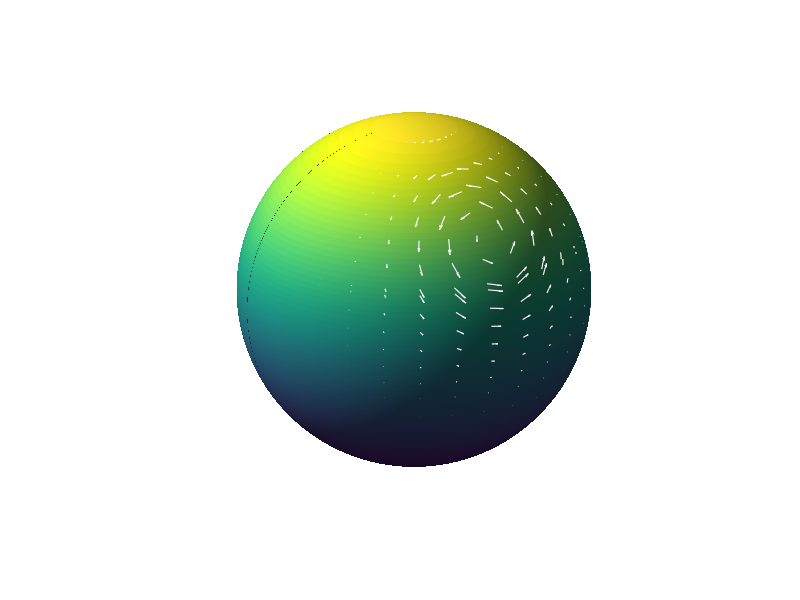

Source code (MATLAB): (Note: this script raises an error after producing the figure.)
function shallow_water_cyclone_demo_with_diagnostics()
    % SHALLOW_WATER_CYCLONE_DEMO_WITH_DIAGNOSTICS
    % This code solves a shallow-water "cyclone" system on a sphere, with
    % diagnostics for total mass, energy, potential enstrophy, angular momentum,
    % and maximum wind speed. It can run in validation mode (forcing disabled)
    % or study mode (forcing enabled) to explore cyclone evolution under different forcing.
    
    clc; clear;

    %% USER OPTIONS: Choose study mode and forcing parameters
    % Set study_mode = true to run the full forcing simulation and vary parameters.
    study_mode = true;  
    % In study mode, forcing is enabled and validation mode is disabled.
    params.validation_mode = ~study_mode;  
    % For sensitivity analysis, you can modify these parameters:
    params.gamma       = 1;    % friction coefficient
    params.relax_rate  = 1;    % height relaxation rate
    params.Q_amp       = 1;   % solar heating amplitude
    params.h0          = 1;        % background fluid depth

    %% === 1) Load Earth Globe (for display) ===
    [globe, lat_rad, lon_rad, x, y, z] = interactive_globe();

    %% === 2) Basic Parameters ===
    R        = 1;         % example Earth radius
    g        = 9.81;        % gravitational acceleration (m/s^2)
    Omega    = 7.2921e-5;   % Earth's rotation rate (s^-1)
    lat_res  = 2;           % grid resolution (degrees)
    lon_res  = 2;           % grid resolution (degrees)
    dLat     = deg2rad(lat_res);
    dLon     = deg2rad(lon_res);

    % Time parameters
    dt       = 0.0001;    % time step (nondimensional)
    nSteps   = 50000;        % number of simulation steps (make smaller for quick tests)
    skipFrame = 1;           % update display every few steps

    % Define the simulation grid
    latVec = deg2rad(-90 : lat_res : 90);
    lonVec = deg2rad(0   : lon_res : 360 - lon_res);
    [LAM, PHI] = meshgrid(lonVec, latVec);

    nLat = size(PHI,1);
    nLon = size(PHI,2);

    % Precompute trigonometric factors
    cosPHI = cos(PHI);
    sinPHI = sin(PHI);
    tanPHI = tan(PHI);

    %% === 3) Topography (Gaussian "mountain") ===
    lat0 = deg2rad(30);
    lon0 = deg2rad(90);
    b = 0.1 * exp(-((PHI - lat0).^2 + (LAM - lon0).^2) / 0.1);
    
    % In validation mode, turn off topography: 
    if params.validation_mode
        b = zeros(size(b));  % Turn off topography so that only the initial conditions remain.
    end

    %% === 4) Balanced Cyclone Initial Conditions ===
    h0 = params.h0;  % use background depth from params
    delta_h = 0.05;           % maximum depression at cyclone center
    sigma   = 0.3;            % radial scale of the depression
    lat_c   = deg2rad(35);    % cyclone center latitude
    lon_c   = deg2rad(100);   % cyclone center longitude

    [u, v, h] = balanced_cyclone_initial_condition(PHI, LAM, h0, delta_h, sigma, lat_c, lon_c, Omega, g);  

    %% === 5) Coriolis Parameter ===
    % Amplify slightly for visualization
    f = 2 * Omega * sinPHI * 3000;

    %% === 6) Derivative Operators ===
    d_dlambda = @(A) (circshift(A, [0, -1]) - circshift(A, [0, 1])) ./ (2 * dLon);
    d_dphi    = @(A) (circshift(A, [-1, 0]) - circshift(A, [1, 0])) ./ (2 * dLat);

    %% === 7) Quiver3 Setup for Display ===
    [coarseLon, coarseLat] = meshgrid(lonVec, latVec);
    x_coarse = R * cos(coarseLat) .* cos(coarseLon);
    y_coarse = R * cos(coarseLat) .* sin(coarseLon);
    z_coarse = R * sin(coarseLat);

    figure(gcf);
    hold on;

    step_equator = 3;
    step_midlat  = 4;
    step_poles   = 8;

    eq_indices = find(abs(PHI(:,1)) < deg2rad(20));
    midlat_indices = find(abs(PHI(:,1)) >= deg2rad(20) & abs(PHI(:,1)) < deg2rad(60));
    pole_indices   = find(abs(PHI(:,1)) >= deg2rad(60));

    r_indices = sort([eq_indices(1:step_equator:end); 
                     midlat_indices(1:step_midlat:end);
                     pole_indices(1:step_poles:end)]);
    c_indices = 1:6:nLon;

    px = x_coarse(r_indices, c_indices);
    py = y_coarse(r_indices, c_indices);
    pz = z_coarse(r_indices, c_indices);

    px_orig = px;
    py_orig = py;
    pz_orig = pz;

    [wx, wy, wz] = velocity_sphere_to_cart(u, v, PHI, LAM);
    uq = wx(r_indices, c_indices);
    vq = wy(r_indices, c_indices);
    wq = wz(r_indices, c_indices);

    h_arrows = quiver3(px, py, pz, uq, vq, wq, 0.7, 'w', 'LineWidth', 0.8);

    %% === 8) Model Constants ===
    % Use parameters from the params structure:
    if params.validation_mode
        gamma      = 0;    % no friction
        relax_rate = 0;    % no height relaxation
    else
        gamma      = params.gamma;
        relax_rate = params.relax_rate;
    end

    % For arrow smoothing (display only)
    prev_uq = uq; 
    prev_vq = vq; 
    prev_wq = wq;
    smooth_factor = 0.85;

    %% Storage for Diagnostics
    % We'll store total mass, total energy, enstrophy, momentum, and max wind speed each step.
    diag_mass      = zeros(nSteps, 1);
    diag_energy    = zeros(nSteps, 1);
    diag_enstrophy = zeros(nSteps, 1);
    diag_momentum  = zeros(nSteps, 1);
    diag_max_speed = zeros(nSteps, 1);  

    % Start timer
    tStart = tic;

    %% === 9) Main Simulation Loop ===
    for it = 1:nSteps
        % Geopotential
        Phi_field = g * (h + b);

        % Momentum eq terms
        gradPhi_lambda = d_dlambda(Phi_field);
        gradPhi_phi    = d_dphi(Phi_field);
        
        % Damping factor (validation mode vs study mode)
        if params.validation_mode
            damp_factor = 1.0;
        else
            damp_factor = 0.8;
        end
        gradPhi_lambda = damp_factor * gradPhi_lambda;
        gradPhi_phi    = damp_factor * gradPhi_phi;

        adv_u = u .* d_dlambda(u) ./ (R * cosPHI) + v .* d_dphi(u) ./ R;
        adv_v = u .* d_dlambda(v) ./ (R * cosPHI) + v .* d_dphi(v) ./ R;

        geo_u =  u .* v .* tanPHI ./ R;
        geo_v = -u.^2 .* tanPHI ./ R;

        dudt = -adv_u - (1./(R*cosPHI)) .* gradPhi_lambda + f .* v - geo_u;
        dvdt = -adv_v - (1./R)          .* gradPhi_phi    - f .* u - geo_v;

        % Apply friction (disabled in validation mode)
        dudt = dudt - gamma .* u;
        dvdt = dvdt - gamma .* v;

        % Forcing: solar heating
        solar_speed = 2*pi / 5000;
        solar_lon   = mod(solar_speed * it, 2*pi);
        solar_lat   = deg2rad(10) * cos(2*pi*it / 20000);
        if params.validation_mode
            Q_forcing = 0;
        else
            Q_forcing = params.Q_amp * exp(-(((PHI - solar_lat).^2)/deg2rad(15)^2 + ((LAM - solar_lon).^2)/deg2rad(15)^2));
        end

        % Symplectic Euler update for momentum
        u_new = u + dt .* dudt;
        v_new = v + dt .* dvdt;

        % Velocity clamp (numerical stabilization)
        max_speed = 0.2;
        speed = sqrt(u_new.^2 + v_new.^2);
        too_fast = speed > max_speed;
        if any(too_fast(:))
            scale_factor = max_speed ./ speed;
            u_new(too_fast) = u_new(too_fast) .* scale_factor(too_fast);
            v_new(too_fast) = v_new(too_fast) .* scale_factor(too_fast);
        end

        % Continuity (height) update
        flux_lambda_new = h .* u_new .* cosPHI;
        flux_phi_new    = h .* v_new;
        dhdt_new = -(1./(R*cosPHI)) .* d_dlambda(flux_lambda_new) - (1./R) .* d_dphi(flux_phi_new);
        dhdt_new = dhdt_new + Q_forcing - relax_rate .* (h - h0);
        h_new = h + dt .* dhdt_new;

        % Smoothing (applied only if NOT in validation mode)
        if ~params.validation_mode
            polar_filter = abs(PHI) > deg2rad(60);
            if any(polar_filter(:))
                h_smooth = smoothdata(h_new, 'gaussian', 5);
                u_smooth = smoothdata(u_new, 'gaussian', 5);
                v_smooth = smoothdata(v_new, 'gaussian', 5);
                h_new(polar_filter) = h_smooth(polar_filter);
                u_new(polar_filter) = u_smooth(polar_filter);
                v_new(polar_filter) = v_smooth(polar_filter);
            end

            midlat_filter = abs(PHI) > deg2rad(30) & abs(PHI) <= deg2rad(60);
            if any(midlat_filter(:))
                h_smooth = smoothdata(h_new, 'gaussian', 3);
                u_smooth = smoothdata(u_new, 'gaussian', 3);
                v_smooth = smoothdata(v_new, 'gaussian', 3);
                blend = 0.2;
                h_new(midlat_filter) = blend * h_smooth(midlat_filter) + (1 - blend) * h_new(midlat_filter);
                u_new(midlat_filter) = blend * u_smooth(midlat_filter) + (1 - blend) * u_new(midlat_filter);
                v_new(midlat_filter) = blend * v_smooth(midlat_filter) + (1 - blend) * v_new(midlat_filter);
            end
        end

        % Update fields
        h = h_new;
        u = u_new;
        v = v_new;

        %% === DIAGNOSTICS ===
        diag_mass(it)      = compute_total_mass(h, PHI, dLat, dLon);
        diag_energy(it)    = compute_total_energy(h, u, v, g, PHI, dLat, dLon, b);
        diag_enstrophy(it) = compute_potential_enstrophy(h, u, v, f, PHI, dLat, dLon);
        diag_momentum(it)  = compute_angular_momentum(h, u, v, PHI, LAM, dLat, dLon);
        diag_max_speed(it) = max(sqrt(u.^2 + v.^2), [], 'all');  % Maximum wind speed

        %% === Update Quiver Arrows for Display ===
        [wx, wy, wz] = velocity_sphere_to_cart(u, v, PHI, LAM);
        uq = wx(r_indices, c_indices);
        vq = wy(r_indices, c_indices);
        wq = wz(r_indices, c_indices);

        % Display arrow smoothing (purely cosmetic)
        smooth_uq = smooth_factor * prev_uq + (1 - smooth_factor) * uq;
        smooth_vq = smooth_factor * prev_vq + (1 - smooth_factor) * vq;
        smooth_wq = smooth_factor * prev_wq + (1 - smooth_factor) * wq;
        prev_uq = smooth_uq;
        prev_vq = smooth_vq;
        prev_wq = smooth_wq;

        move_factor = 0.0001;
        px = px + move_factor * smooth_uq;
        py = py + move_factor * smooth_vq;
        pz = pz + move_factor * smooth_wq;

        % Project back on sphere
        mag = sqrt(px.^2 + py.^2 + pz.^2);
        px = px ./ mag;
        py = py ./ mag;
        pz = pz ./ mag;

        % Reset arrows that wander too far
        reset_dist = 0.4;
        for idx = 1:numel(px)
            dist_arrow = sqrt((px(idx) - px_orig(idx))^2 + (py(idx) - py_orig(idx))^2 + (pz(idx) - pz_orig(idx))^2);
            if dist_arrow > reset_dist
                px(idx) = px_orig(idx);
                py(idx) = py_orig(idx);
                pz(idx) = pz_orig(idx);
            end
        end

        % Periodic partial reset of arrows (for display)
        if mod(it, 200) == 0
            reset_percent = 0.03;
            num_to_reset = ceil(numel(px) * reset_percent);
            reset_indices = randperm(numel(px), num_to_reset);
            for idx = reset_indices
                px(idx) = px_orig(idx);
                py(idx) = py_orig(idx);
                pz(idx) = pz_orig(idx);
            end
        end

        
        if mod(it, skipFrame) == 0
            scale = 0.7;
            set(h_arrows, 'XData', px, 'YData', py, 'ZData', pz, ...
                'UData', scale * smooth_uq, 'VData', scale * smooth_vq, 'WData', scale * smooth_wq);

            sim_time = it * dt * 3600;
            real_time = toc(tStart);
            hrs_per_sec = sim_time / real_time;
            title(sprintf('Shallow-Water Cyclone Demo'), ...
                  'Color', 'w', 'FontSize', 14);
            drawnow limitrate;
            
            


        end
    end

    %% === AFTER SIM: Plot Diagnostics ===
    figure('Color','w');
    times = (1:nSteps) * dt;  % "model time" in nondim

    subplot(3,2,1);
    plot(times, diag_mass, 'LineWidth', 1.5);
    xlabel('Time (nondim)'); ylabel('Total Mass');
    title('Total Mass vs. Time');
    grid on;

    subplot(3,2,2);
    plot(times, diag_energy, 'LineWidth', 1.5);
    xlabel('Time (nondim)'); ylabel('Total Energy');
    title('Total Energy vs. Time');
    grid on;

    subplot(3,2,3);
    plot(times, diag_enstrophy, 'LineWidth', 1.5);
    xlabel('Time (nondim)'); ylabel('Potential Enstrophy');
    title('Potential Enstrophy vs. Time');
    grid on;

    subplot(3,2,4);
    plot(times, diag_momentum, 'LineWidth', 1.5);
    xlabel('Time (nondim)'); ylabel('Angular Momentum (approx)');
    title('Angular Momentum vs. Time');
    grid on;

    subplot(3,2,5);
    plot(times, diag_max_speed, 'LineWidth', 1.5);
    xlabel('Time (nondim)'); ylabel('Max Wind Speed');
    title('Max Wind Speed vs. Time');
    grid on;

    sgtitle('Diagnostics: Mass, Energy, Enstrophy, Momentum, and Max Wind Speed','FontSize',14);
end

%% ===================================================================== %%
function M = compute_total_mass(h, PHI, dLat, dLon)
    cosPHI = cos(PHI);
    area_elem = dLat * dLon; 
    M = sum(sum(h .* cosPHI)) * area_elem;
end

function E = compute_total_energy(h, u, v, g, PHI, dLat, dLon, b)
    cosPHI = cos(PHI);
    area_elem = dLat * dLon;
    KE = 0.5 * h .* (u.^2 + v.^2);
    PE = g * h .* (b + 0.5 * h);
    density = KE + PE;
    E = sum(sum(density .* cosPHI)) * area_elem;
end

function Z = compute_potential_enstrophy(h, u, v, f, PHI, dLat, dLon)
    R = 1;  % nondimensional
    dv_dlambda = (circshift(v, [0, -1]) - circshift(v, [0, 1])) ./ (2 * dLon);
    ucos = u .* cos(PHI);
    ducos_dphi = (circshift(ucos, [-1, 0]) - circshift(ucos, [1, 0])) ./ (2 * dLat);
    zeta = (1 ./ (R .* cos(PHI))) .* dv_dlambda - (1 ./ (R * cos(PHI))) .* ducos_dphi;
    q = (zeta + f) ./ h;
    ps_density = q.^2 .* h;
    cosPHI_ = cos(PHI);
    area_elem = dLat * dLon;
    Z = sum(sum(ps_density .* cosPHI_)) * area_elem;
end

function L = compute_angular_momentum(h, u, v, PHI, LAM, dLat, dLon)
    x = cos(PHI) .* cos(LAM);
    y = cos(PHI) .* sin(LAM);
    momZ = x .* v - y .* u;
    integrand = h .* momZ;
    cosPHI_ = cos(PHI);
    area_elem = dLat * dLon;
    L = sum(sum(integrand .* cosPHI_)) * area_elem;
end

%% ===================================================================== %%
function [u, v, h] = balanced_cyclone_initial_condition(PHI, LAM, h0, delta_h, sigma, lat_c, lon_c, Omega, g)
    f_c = 2 * Omega * sin(lat_c);  
    [nLat, nLon] = size(PHI);
    u = zeros(nLat, nLon);
    v = zeros(nLat, nLon);
    h = zeros(nLat, nLon);
    for i = 1:nLat
        for j = 1:nLon
            dlat = PHI(i,j) - lat_c;
            dlon = LAM(i,j) - lon_c;
            dlon = mod(dlon + pi, 2*pi) - pi;
            r = sqrt(dlat^2 + dlon^2);
            h(i,j) = h0 - delta_h * exp(-(r/sigma)^2);
            if r < 1e-6
                u(i,j) = 0; 
                v(i,j) = 0;
            else
                dhdr = (2 * delta_h / sigma^2) * r * exp(-(r/sigma)^2);
                V = (-f_c * r + sqrt((f_c * r)^2 + 4 * g * r * dhdr)) / 2;
                u(i,j) = -V * (dlat / r);
                v(i,j) =  V * (dlon / r);
            end
        end
    end
end

%% ===================================================================== %%
function [globe, lat_rad, lon_rad, x, y, z] = interactive_globe(texture_path)
    lat_res = 0.3;
    lon_res = 0.3;
    lat = -90:lat_res:90;
    lon = 0:lon_res:360 - lon_res;
    [lon_rad, lat_rad] = meshgrid(deg2rad(lon), deg2rad(lat));
    R = 1;
    x = R * cos(lat_rad) .* cos(lon_rad);
    y = R * cos(lat_rad) .* sin(lon_rad);
    z = R * sin(lat_rad);
    if nargin < 1 || isempty(texture_path)
        texture_path = 'C:\\Users\\nisha\\OneDrive\\Desktop\\matlab\\intro_to_comp_sim\\Simulating Mid-Latitude Cyclones with the Shallow Water Model\\textures\\earth_reg_10k.jpg';
    end
    try
        earth_img = imread(texture_path);
        if size(earth_img, 3) == 1
            earth_img = repmat(earth_img, 1, 1, 3);
        end
        earth_img = imresize(earth_img, [length(lat), length(lon)]);
        figure('Color', 'k');
        globe = surf(x, y, z, flipud(earth_img), 'EdgeColor', 'none', 'FaceColor', 'texturemap');
    catch
        figure('Color', 'k');
        globe = surf(x, y, z, 'EdgeColor', 'none', 'FaceColor', [0.3, 0.5, 0.9]);
    end
    shading interp;
    axis equal off;
    light('Position', [1 0 1], 'Style', 'infinite');
    lighting gouraud;
    material dull;
    view(160, 20);
    rotate3d on;
    title('Interactive Earth Globe', 'Color', 'w', 'FontSize', 14);
end

%% ===================================================================== %%
function [vx, vy, vz] = velocity_sphere_to_cart(u, v, lat, lon)
    sinLat = sin(lat);
    cosLat = cos(lat);
    sinLon = sin(lon);
    cosLon = cos(lon);
    ex = -sinLon;
    ey = cosLon;
    ez = zeros(size(lat));
    nx = -cosLon .* sinLat;
    ny = -sinLon .* sinLat;
    nz = cosLat;
    vx = u .* ex + v .* nx;
    vy = u .* ey + v .* ny;
    vz = u .* ez + v .* nz;
end
